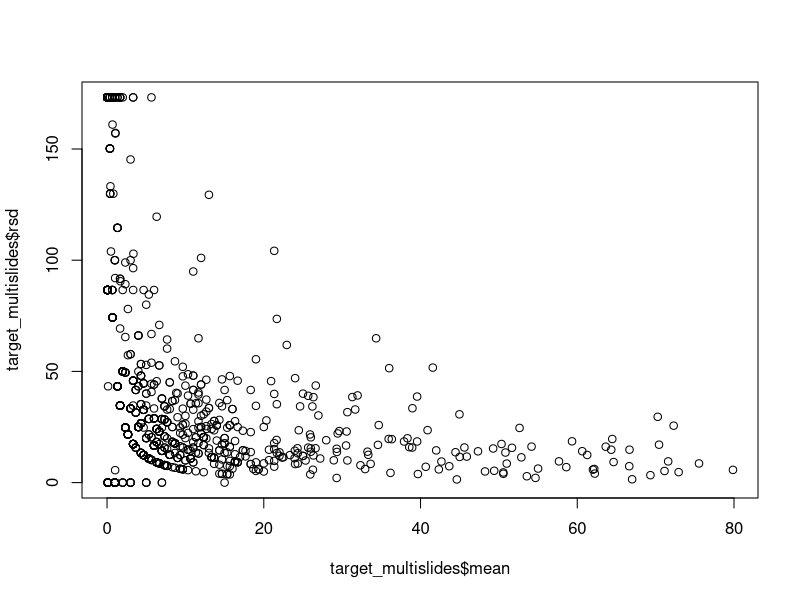
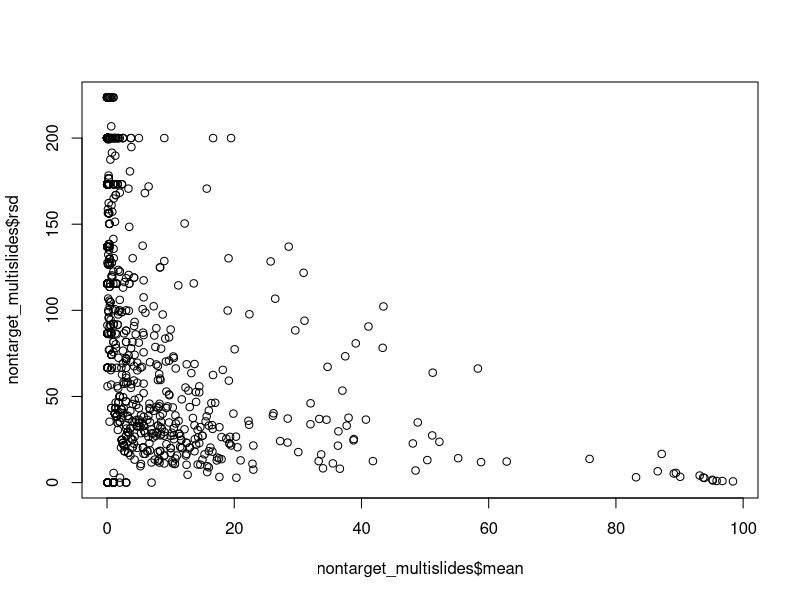

These charts were generated, in order, by the following R code: (Note: this script raises an error after producing the figures.)
#### Processing microscopy data
### Jordan Zabrecky
## last edited 09.01.2026

# This code processes microscopy data from the EDI data release 
# (averaging across slides and evaluting rsd), remove non-algal portion of sample,
# and recalculates relative abundance without that portion

#### (1) Loading in libraries & data ####

# loading libraries
lapply(c("tidyverse", "lubridate"), require, character.only = T)

# read in microscopy data
target <- read.csv("./data/EDI_data_package/microscopy_target_samples.csv")
nontarget <- read.csv("./data/EDI_data_package/microscopy_non_target_samples.csv")

#### (2) Analyzing microscopy data (w/ multiple slides) ####

## (a) target samples

# look at average, sd, & rsd for each taxa across slides
target_multislides <- target %>% 
  filter(slide_rep != "Final") %>% 
  pivot_longer(microcoleus:ncol(.), names_to = "taxa", values_to = "percent") %>% 
  dplyr::group_by(taxa, site_reach, field_date, sample_type) %>% 
  dplyr::summarize(mean = mean(percent),
                   sd = sd(percent),
                   rsd = (sd * 100) / mean) %>% 
  ungroup()
view(target_multislides) # the highest are all samples where one slide had 0.1% cover
mean(target_multislides$rsd, na.rm = TRUE) # 44.3% high but let's look at taxa 
                                           # that have >5% mean cover
plot(target_multislides$mean, target_multislides$rsd)
# yup, samples with a higher mean have a lower rsd

# looking at taxa that have >5% mean cover
target_multislides_sub <- target_multislides %>% 
  filter(mean > 5)
view(target_multislides_sub)
mean(target_multislides_sub$rsd) # 21.7% high but better

# pivot back wider to join back into processed
target_multislides_wider <- target_multislides %>% 
  select(!(sd:rsd)) %>% 
  pivot_wider(names_from = "taxa", values_from = "mean")

# for data that were already averaged across three slides,
# we need to match it up to the processed data frame
target_processed <- target %>% 
  filter(slide_rep == "Final") %>% 
  select(!(slide_rep:method)) # remove columns we don't need

# match up column order
target_processed <- target_processed[,colnames(target_multislides_wider)]

# rbind to join dataframes
target_processed <- rbind(target_processed, target_multislides_wider)

## (b) non-target samples

# first, put together rophalodia and epithemia 
# (which are officially one group and should not be separated, Ruck et al. 2016;
# though this is not universally observed... we will do so as we didn't separate 
# Rophalodia from target samples)
nontarget <- nontarget %>% 
  mutate(epithemia = epithemia + rhopalodia) %>% 
  select(!rhopalodia) %>% 
  dplyr::rename(non_e_diatoms = non_e_r_diatoms)

# look at average, sd, & rsd for each taxa across slides
# no samples here are averaged over as indicated by "Final"
nontarget_multislides <- nontarget %>% 
  pivot_longer(non_algal:ncol(.), names_to = "taxa", values_to = "percent") %>% 
  dplyr::group_by(taxa, site_reach, field_date, sample_type) %>% 
  dplyr::summarize(mean = mean(percent),
                   sd = sd(percent),
                   rsd = (sd * 100) / mean) %>% 
  ungroup()
view(nontarget_multislides) # the highest are all samples where one slide had 0.1% cover
mean(nontarget_multislides$rsd, na.rm = TRUE) # 97.6% high but let's look at taxa 
                                              # that have >5% mean cover
plot(nontarget_multislides$mean, nontarget_multislides$rsd)
# less strong of a relationship with non-target samples

# looking at taxa that have >5% mean cover
nontarget_multislides_sub <- nontarget_multislides %>% 
  filter(mean > 5)
view(nontarget_multislides_sub)
mean(nontarget_multislides_sub$rsd) # 42.4% high but better

# pivot back wider to join with anatoxin and environmental data
nt_processed <- nontarget_multislides %>% 
  select(!(sd:rsd)) %>% 
  pivot_wider(names_from = "taxa", values_from = "mean") 

# confirm that everything sums up to 100
check_nt <- which(rowSums(nt_processed[4:ncol(nt_processed)]) != 100)
check_t <- which(rowSums(target_processed[4:ncol(target_processed)]) != 100)

# check these values- maybe slight variations in float?
# like minor issues when averaging such small decimals across multiple slides
rowSums(target_processed[4:ncol(target_processed)])[check_t] # is 100
rowSums(nt_processed[4:ncol(nt_processed)])[check_nt] # all are 100

#### (3) Remove non-algal portion from relative abundance & recalculate ####

# function to remove non-algal portion and recalculate
remove_non_algal <- function(df) {
  # remove non-algal portion
  temp_df <- df %>% 
    select(!non_algal)
  
  # calculate total percent abundance of algal portion
  temp_df$total_algal_percent <- rowSums(temp_df[c(4:ncol(temp_df))]) # hard-coded; always have 4 info columns
  
  
  # pivot longer for easy re-calculation and then pivot back wider
  final_df <- temp_df %>% 
    relocate(total_algal_percent, .after = sample_type) %>%  # quick reorganization
    pivot_longer(cols = c(5:ncol(temp_df)), values_to = "old_percent", names_to = "taxa") %>% 
    mutate(new_percent = (old_percent / total_algal_percent) * 100) %>% 
    select(!c(old_percent, total_algal_percent)) %>% 
    pivot_wider(names_from = "taxa", values_from = "new_percent")
  
  # return final dataframe
  return(final_df)
}

# apply function to dataframes
nt_processed2 <- remove_non_algal(nt_processed)
target_processed2 <- remove_non_algal(target_processed)

# double check that all recalculated taxa columns sum to 100!
check_nt2 <- which(rowSums(nt_processed2[4:ncol(nt_processed2)]) != 100)
check_t2 <- which(rowSums(target_processed2[4:ncol(target_processed2)]) != 100)

# check these values- again likely minor decimal issues 
# as computers are bad at dealing with small numbers
rowSums(target_processed2[4:ncol(target_processed2)])[check_t2] # all are 100
rowSums(nt_processed2[4:ncol(nt_processed2)])[check_nt2] # all are 100

#### (3) Final edits ####

# separate out TAC and TM 
tm_processed2 <- target_processed2 %>% 
 filter(sample_type == "TM")
tac_processed2 <- target_processed2 %>% 
  filter(sample_type == "TAC")

# change label on 9/8/2022 sample to 9/6/2022
# (substitute technician accidentally took 2022-09-06 with different methods, not in this dataset)
tm_processed2$field_date[which(tm_processed2$field_date == "2022-09-08")] <- "2022-09-06"

# put all processed data into a list
processed <- list(tm_processed2, tac_processed2, nt_processed2)
names(processed) <- c("tm", "tac", "nt")

# make a column for the site name
processed <- lapply(processed, function(x) x %>% 
                      mutate(site = case_when(grepl("RUS", site_reach) ~ "RUS",
                                              grepl("SFE-M", site_reach) ~ "SFE-M",
                                              grepl("SAL", site_reach) ~ "SAL",
                                              grepl("SFE-SH", site_reach) ~ "SFE-SH")) %>% 
                      relocate(site, .before = "site_reach"))

# saving csv's
path <- paste(getwd(), "/data/morphological/", sep = "")
lapply(names(processed), function(x) write.csv(processed[[x]], file = paste(path, x, "_algalonly.csv", 
                                                                              sep = ""), row.names = FALSE))
